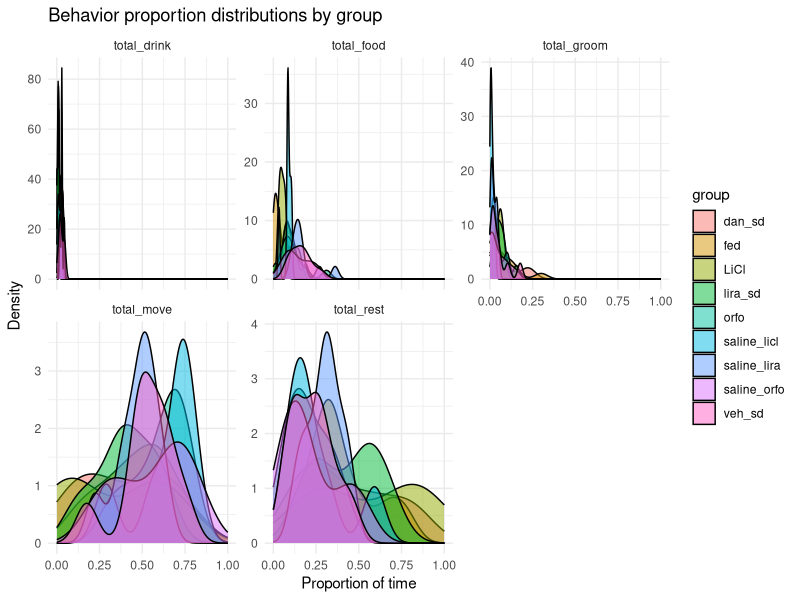

Write R code to recreate this figure.
# GLMM Beta Regression - Behavioral Time Data

# Fits beta regression models (via glmmTMB) to proportion of time spent in
# each behavior. Beta regression for bounded (0,1) proportional data. 
# Link functions were selected per-behavior based on distribution shape.

# Two comparison types:
#   - Paired (vehicle vs. drug): random intercept for mouse ID
#   - Multi-group (all drug groups vs. fed): fixed effects only, emmeans
#     contrasts vs. fed as reference

library(dplyr)
library(tidyr)
library(glmmTMB)
library(emmeans)
library(ggplot2)

setwd("C:/Users/Owner/Desktop/ML")

# 1. Load and process behavior time data
behavior_data <- read.csv("behavior_time_dark_cycle.csv")

colnames(behavior_data)[3:8] <- c(
  "total_drink", "total_food", "total_groom",
  "total_move", "total_move_shelter", "total_rest"
)

behavior_data <- behavior_data %>%
  filter(!id %in% c(24, 11, 93)) %>%
  # Normalize to proportion of total observed time (keep as 0-1 for beta reg.)
  rowwise() %>%
  mutate(total_time = sum(c_across(c(
    total_drink, total_food, total_groom,
    total_move, total_move_shelter, total_rest
  )), na.rm = TRUE)) %>%
  mutate(across(
    c(total_drink, total_food, total_groom, total_move, total_move_shelter, total_rest),
    ~ .x / total_time
  )) %>%
  ungroup() %>%
  # Combine cage floor and shelter movement
  dplyr::mutate(total_move = total_move + total_move_shelter) %>%
  dplyr::select(-total_move_shelter, -total_time) %>%
  filter(group %in% c(
    "LiCl", "saline_licl",
    "dan_sd", "veh_sd",
    "lira_sd", "saline_lira",
    "orfo", "saline_orfo",
    "fed"
  )) %>%
  mutate(
    group = factor(group),
    id    = factor(id)
  )

# Sanity check
behavior_data %>%
  group_by(group) %>%
  summarise(n_mice = n_distinct(id)) %>%
  print()

sum(behavior_data[, c("total_drink", "total_food", "total_groom", "total_move", "total_rest")] == 0, na.rm = TRUE)

# Reshape + add a small epsilon to replace exact zeros (though none found here)
data_long <- behavior_data %>%
  pivot_longer(cols = c(total_drink, total_food, total_groom, total_move, total_rest),
               names_to = "measurement", values_to = "value") %>%
  filter(value >= 0 & value <= 1) %>%
  mutate(value = ifelse(value == 0, 1e-6, value))  

# 2. Distribution plot (guide link function selection)
ggplot(data_long, aes(x = value, fill = group)) +
  geom_density(alpha = 0.5) +
  facet_wrap(~measurement, scales = "free_y") +
  xlim(0, 1) +
  theme_minimal() +
  labs(title = "Behavior proportion distributions by group",
       x = "Proportion of time", y = "Density")

# 3. Link function map

# Logit: symmetric distributions centered away from bounds
# Cloglog: right-skewed distributions with mass near 0 (rare behaviors)

link_map <- list(
  total_rest  = "logit",
  total_move  = "logit",
  total_food  = "cloglog",
  total_groom = "cloglog",
  total_drink = "cloglog"
)


# 4. PAIRED COMPARISONS - vehicle vs. drug (random intercept for mouse ID)

# Edit the group filter below to run for different vehicle/drug pairs.
# Current example: saline_licl vs. LiCl

paired_groups <- c("LiCl", "saline_licl")  # <- change this for other pairs

paired_data <- data_long %>%
  filter(group %in% paired_groups) %>%
  droplevels()

for (m in names(link_map)) {
  cat("\n--- Paired GLMM:", m, "(", paste(paired_groups, collapse = " vs. "), ") ---\n")
  
  filtered <- paired_data %>%
    filter(measurement == m, value > 0, value < 1) %>%
    droplevels()
  
  model <- glmmTMB(
    value ~ group + (1 | id),  # random intercept = paired design
    family = beta_family(link = link_map[[m]]),
    data = filtered
  )
  
  print(summary(model)$coefficients$cond)
}

# 5. Multi-group comparison - all drug groups vs. fed (reference)
multi_data <- data_long %>%
  filter(group %in% c("fed", "dan_sd", "LiCl", "lira_sd", "orfo")) %>%
  mutate(group = factor(group, levels = c("fed", "dan_sd", "LiCl", "lira_sd", "orfo")))

for (m in names(link_map)) {
  cat("\n--- Multi-group GLMM:", m, "---\n")
  
  filtered <- multi_data %>%
    filter(measurement == m, value > 0, value < 1) %>%
    droplevels()
  
  if (nrow(filtered) < 5) {
    cat("Skipping", m, "- insufficient data\n")
    next
  }
  
  model <- glmmTMB(
    value ~ group,
    family = beta_family(link = link_map[[m]]),
    data = filtered
  )
  
  print(summary(model)$coefficients$cond)
  
  # Pairwise contrasts vs. fed (Holm correction for multiple comparisons)
  emm <- emmeans(model, ~ group)
  print(contrast(emm, method = "trt.vs.ctrl", ref = "fed", adjust = "holm"))
}
